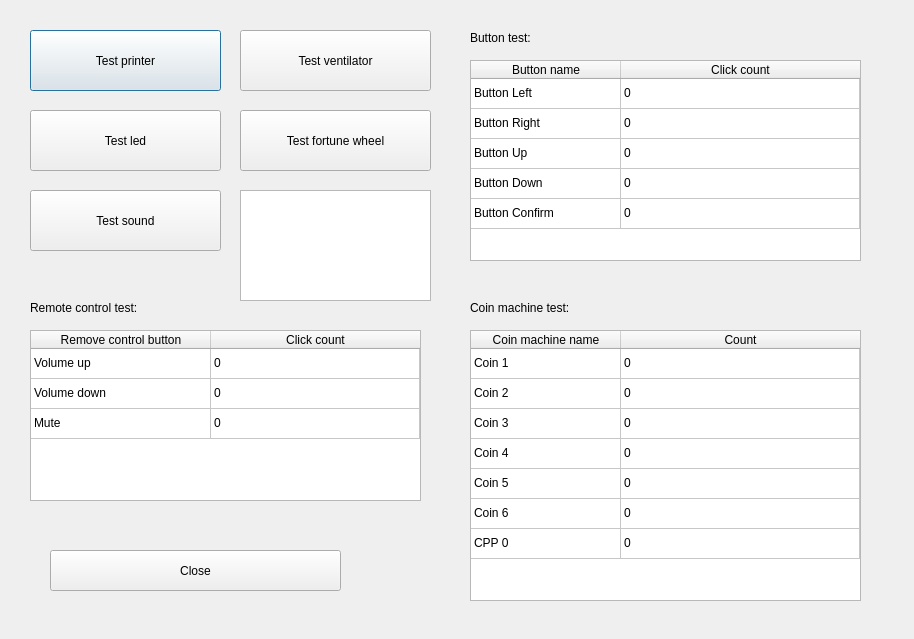
<?xml version="1.0" encoding="UTF-8"?>
<ui version="4.0">
 <class>TestHw</class>
 <widget class="QDialog" name="TestHw">
  <property name="geometry">
   <rect>
    <x>0</x>
    <y>0</y>
    <width>914</width>
    <height>639</height>
   </rect>
  </property>
  <property name="windowTitle">
   <string>Dialog</string>
  </property>
  <widget class="QPushButton" name="testPrinterButton">
   <property name="geometry">
    <rect>
     <x>30</x>
     <y>30</y>
     <width>191</width>
     <height>61</height>
    </rect>
   </property>
   <property name="text">
    <string>Test printer</string>
   </property>
  </widget>
  <widget class="QPushButton" name="testLedButton">
   <property name="geometry">
    <rect>
     <x>30</x>
     <y>110</y>
     <width>191</width>
     <height>61</height>
    </rect>
   </property>
   <property name="text">
    <string>Test led</string>
   </property>
  </widget>
  <widget class="QPushButton" name="testSoundButton">
   <property name="geometry">
    <rect>
     <x>30</x>
     <y>190</y>
     <width>191</width>
     <height>61</height>
    </rect>
   </property>
   <property name="text">
    <string>Test sound</string>
   </property>
  </widget>
  <widget class="QTableWidget" name="coinMachineTableWidget">
   <property name="geometry">
    <rect>
     <x>470</x>
     <y>330</y>
     <width>391</width>
     <height>271</height>
    </rect>
   </property>
   <property name="selectionMode">
    <enum>QAbstractItemView::NoSelection</enum>
   </property>
   <attribute name="horizontalHeaderDefaultSectionSize">
    <number>150</number>
   </attribute>
   <attribute name="horizontalHeaderStretchLastSection">
    <bool>true</bool>
   </attribute>
   <attribute name="verticalHeaderVisible">
    <bool>false</bool>
   </attribute>
   <row>
    <property name="text">
     <string/>
    </property>
   </row>
   <row>
    <property name="text">
     <string>Coin 1</string>
    </property>
   </row>
   <row>
    <property name="text">
     <string>New Row</string>
    </property>
   </row>
   <row>
    <property name="text">
     <string>New Row</string>
    </property>
   </row>
   <row>
    <property name="text">
     <string>New Row</string>
    </property>
   </row>
   <row>
    <property name="text">
     <string>New Row</string>
    </property>
   </row>
   <row>
    <property name="text">
     <string>New Row</string>
    </property>
   </row>
   <column>
    <property name="text">
     <string>Coin machine name</string>
    </property>
   </column>
   <column>
    <property name="text">
     <string>Count</string>
    </property>
   </column>
   <item row="0" column="0">
    <property name="text">
     <string>Coin 1</string>
    </property>
   </item>
   <item row="0" column="1">
    <property name="text">
     <string>0</string>
    </property>
   </item>
   <item row="1" column="0">
    <property name="text">
     <string>Coin 2</string>
    </property>
   </item>
   <item row="1" column="1">
    <property name="text">
     <string>0</string>
    </property>
   </item>
   <item row="2" column="0">
    <property name="text">
     <string>Coin 3</string>
    </property>
   </item>
   <item row="2" column="1">
    <property name="text">
     <string>0</string>
    </property>
   </item>
   <item row="3" column="0">
    <property name="text">
     <string>Coin 4</string>
    </property>
   </item>
   <item row="3" column="1">
    <property name="text">
     <string>0</string>
    </property>
   </item>
   <item row="4" column="0">
    <property name="text">
     <string>Coin 5</string>
    </property>
   </item>
   <item row="4" column="1">
    <property name="text">
     <string>0</string>
    </property>
   </item>
   <item row="5" column="0">
    <property name="text">
     <string>Coin 6</string>
    </property>
   </item>
   <item row="5" column="1">
    <property name="text">
     <string>0</string>
    </property>
   </item>
   <item row="6" column="0">
    <property name="text">
     <string>CPP 0</string>
    </property>
   </item>
   <item row="6" column="1">
    <property name="text">
     <string>0</string>
    </property>
   </item>
  </widget>
  <widget class="QTableWidget" name="buttonTestTableWidget">
   <property name="geometry">
    <rect>
     <x>470</x>
     <y>60</y>
     <width>391</width>
     <height>201</height>
    </rect>
   </property>
   <property name="selectionMode">
    <enum>QAbstractItemView::NoSelection</enum>
   </property>
   <attribute name="horizontalHeaderCascadingSectionResizes">
    <bool>false</bool>
   </attribute>
   <attribute name="horizontalHeaderDefaultSectionSize">
    <number>150</number>
   </attribute>
   <attribute name="horizontalHeaderStretchLastSection">
    <bool>true</bool>
   </attribute>
   <attribute name="verticalHeaderVisible">
    <bool>false</bool>
   </attribute>
   <attribute name="verticalHeaderStretchLastSection">
    <bool>false</bool>
   </attribute>
   <row>
    <property name="text">
     <string/>
    </property>
   </row>
   <row>
    <property name="text">
     <string/>
    </property>
   </row>
   <row>
    <property name="text">
     <string/>
    </property>
   </row>
   <row>
    <property name="text">
     <string/>
    </property>
   </row>
   <row>
    <property name="text">
     <string/>
    </property>
   </row>
   <column>
    <property name="text">
     <string>Button name</string>
    </property>
   </column>
   <column>
    <property name="text">
     <string>Click count</string>
    </property>
   </column>
   <item row="0" column="0">
    <property name="text">
     <string>Button Left</string>
    </property>
   </item>
   <item row="0" column="1">
    <property name="text">
     <string>0</string>
    </property>
   </item>
   <item row="1" column="0">
    <property name="text">
     <string>Button Right</string>
    </property>
   </item>
   <item row="1" column="1">
    <property name="text">
     <string>0</string>
    </property>
   </item>
   <item row="2" column="0">
    <property name="text">
     <string>Button Up</string>
    </property>
   </item>
   <item row="2" column="1">
    <property name="text">
     <string>0</string>
    </property>
   </item>
   <item row="3" column="0">
    <property name="text">
     <string>Button Down</string>
    </property>
   </item>
   <item row="3" column="1">
    <property name="text">
     <string>0</string>
    </property>
   </item>
   <item row="4" column="0">
    <property name="text">
     <string>Button Confirm</string>
    </property>
   </item>
   <item row="4" column="1">
    <property name="text">
     <string>0</string>
    </property>
   </item>
  </widget>
  <widget class="QTableWidget" name="remoteControlerTableWidget">
   <property name="geometry">
    <rect>
     <x>30</x>
     <y>330</y>
     <width>391</width>
     <height>171</height>
    </rect>
   </property>
   <property name="selectionMode">
    <enum>QAbstractItemView::NoSelection</enum>
   </property>
   <attribute name="horizontalHeaderDefaultSectionSize">
    <number>180</number>
   </attribute>
   <attribute name="horizontalHeaderStretchLastSection">
    <bool>true</bool>
   </attribute>
   <attribute name="verticalHeaderVisible">
    <bool>false</bool>
   </attribute>
   <row>
    <property name="text">
     <string>New Row</string>
    </property>
   </row>
   <row>
    <property name="text">
     <string>New Row</string>
    </property>
   </row>
   <row>
    <property name="text">
     <string>New Row</string>
    </property>
   </row>
   <column>
    <property name="text">
     <string>Remove control button</string>
    </property>
   </column>
   <column>
    <property name="text">
     <string>Click count</string>
    </property>
   </column>
   <item row="0" column="0">
    <property name="text">
     <string>Volume up</string>
    </property>
   </item>
   <item row="0" column="1">
    <property name="text">
     <string>0</string>
    </property>
   </item>
   <item row="1" column="0">
    <property name="text">
     <string>Volume down</string>
    </property>
   </item>
   <item row="1" column="1">
    <property name="text">
     <string>0</string>
    </property>
   </item>
   <item row="2" column="0">
    <property name="text">
     <string>Mute</string>
    </property>
   </item>
   <item row="2" column="1">
    <property name="text">
     <string>0</string>
    </property>
   </item>
  </widget>
  <widget class="QLabel" name="label">
   <property name="geometry">
    <rect>
     <x>30</x>
     <y>300</y>
     <width>261</width>
     <height>16</height>
    </rect>
   </property>
   <property name="text">
    <string>Remote control test:</string>
   </property>
  </widget>
  <widget class="QLabel" name="label_2">
   <property name="geometry">
    <rect>
     <x>470</x>
     <y>300</y>
     <width>261</width>
     <height>16</height>
    </rect>
   </property>
   <property name="text">
    <string>Coin machine test:</string>
   </property>
  </widget>
  <widget class="QLabel" name="label_3">
   <property name="geometry">
    <rect>
     <x>470</x>
     <y>30</y>
     <width>171</width>
     <height>16</height>
    </rect>
   </property>
   <property name="text">
    <string>Button test:</string>
   </property>
  </widget>
  <widget class="QPushButton" name="closeButton">
   <property name="geometry">
    <rect>
     <x>50</x>
     <y>550</y>
     <width>291</width>
     <height>41</height>
    </rect>
   </property>
   <property name="text">
    <string>Close</string>
   </property>
  </widget>
  <widget class="QPushButton" name="ventilatorButton">
   <property name="geometry">
    <rect>
     <x>240</x>
     <y>30</y>
     <width>191</width>
     <height>61</height>
    </rect>
   </property>
   <property name="text">
    <string>Test ventilator</string>
   </property>
  </widget>
  <widget class="QPushButton" name="fortuneWheelTest">
   <property name="geometry">
    <rect>
     <x>240</x>
     <y>110</y>
     <width>191</width>
     <height>61</height>
    </rect>
   </property>
   <property name="text">
    <string>Test fortune wheel</string>
   </property>
  </widget>
  <widget class="QTextBrowser" name="fortuneWheelTestOutput">
   <property name="geometry">
    <rect>
     <x>240</x>
     <y>190</y>
     <width>191</width>
     <height>111</height>
    </rect>
   </property>
  </widget>
 </widget>
 <resources/>
 <connections/>
</ui>
